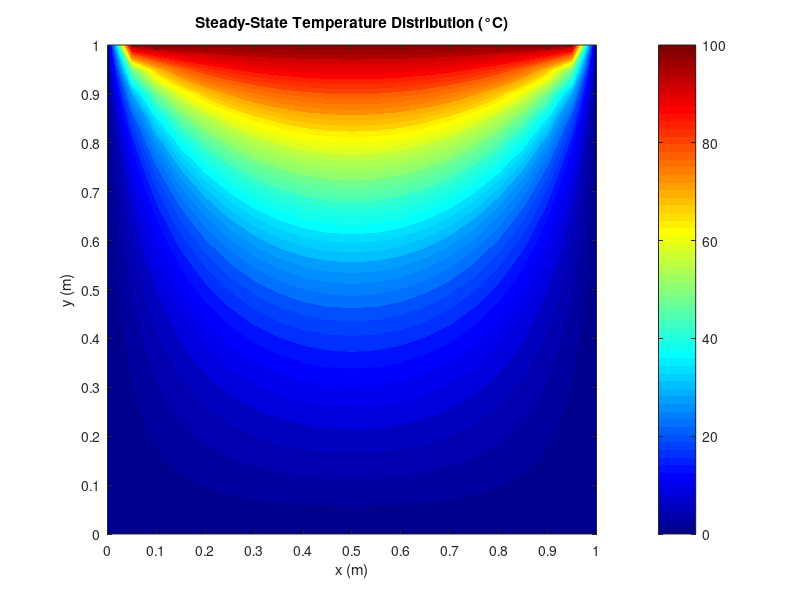

Here is the MATLAB script that generated this plot:
% Program: SteadyState_2D_HeatConduction.m
% Solves steady-state 2D conduction using finite difference method.
% Assumes constant thermal properties and Dirichlet boundary conditions.
%
% Variable List:
% T = Temperature (deg. Celsius)
% T1 = Boundary condition temperature 1 (deg. Celsius)
% T2 = Boundary condition temperature 2 (deg. Celsius)
% Lx = Plate length in x-direction (m)
% Ly = Plate length in y-direction (m)
% Nx = Number of increments in x-direction
% Ny = Number of increments in y-direction
% dx = Increment size in x-direction (m)
% dy = Increment size in y-direction (m)
% x = x-distance node locations
% y = y-distance node locations
% k = Thermal conductivity (W/mK)
% rho = Density (kg/m^3)
% Cp = Specific heat (J/kgK)
% alpha = Thermal diffusivity (m^2/s)
% Tplot = Stores T at x = y = 0.4 m
% node_id = Mapping from 2D grid to 1D vector
% A = Coefficient matrix
% C = Right-hand side vector
% Tsolve = Solution vector
% T = Temperature matrix
% v = Temperature levels for contours
% Nc = Number of contours for plot

clear, clc

% Geometry and grid
Lx = 1;                 % Plate length in x-direction (m)
Ly = 1;                 % Plate length in y-direction (m)
Nx = 20;                % Number of increments in x-direction
Ny = Nx;                % Number of increments in y-direction
dx = Lx / Nx;           % Increment size in x-direction
dy = Ly / Ny;           % Increment size in y-direction

% Boundary conditions
T1 = 0;                 % Bottom, left, and right side temperature
T2 = 100;               % Top side temperature

% Material properties
k = 222;                % Thermal conductivity (W/mK)
rho = 2800;             % Density (kg/m^3)
Cp = 896;               % Specific heat (J/kgK)
alpha = k / (rho * Cp);% Thermal diffusivity (m^2/s)

% Analytical solution at point (x=0.4, y=0.4)
tol_ans = 16.8568;      % Steady-state temperature at x = y = 0.4m

% Node locations
x = 0:dx:Lx;            % x-distance node locations
y = 0:dy:Ly;            % y-distance node locations

% Node numbering
node_id = zeros(Ny+1, Nx+1);
i = 1;
for iy = 1:Ny+1
    for ix = 1:Nx+1
        node_id(iy, ix) = i;
        i = i + 1;
    end
end

% Initialize system matrix A and RHS vector C
A = zeros((Nx+1)*(Ny+1));
C = zeros((Nx+1)*(Ny+1), 1);

% Build matrix A and vector C
for j = 1:Ny+1
    for i = 1:Nx+1
        if (i == 1) || (i == Nx+1) || (j == 1)
            % Bottom, left, or right boundary
            A(node_id(j,i), node_id(j,i)) = 1;
            C(node_id(j,i)) = T1;
        elseif (j == Ny+1)
            % Top boundary
            A(node_id(j,i), node_id(j,i)) = 1;
            C(node_id(j,i)) = T2;
        else
            % Interior node: Laplace equation
            A(node_id(j,i), node_id(j,i)) = -4;
            A(node_id(j,i), node_id(j+1,i)) = 1;  % North
            A(node_id(j,i), node_id(j-1,i)) = 1;  % South
            A(node_id(j,i), node_id(j,i+1)) = 1;  % East
            A(node_id(j,i), node_id(j,i-1)) = 1;  % West
            C(node_id(j,i)) = 0;
        end
    end
end

% Solve the linear system
Tsolve = A \ C;

% Reshape solution into 2D temperature matrix
T = zeros(Ny+1, Nx+1);
for j = 1:Ny+1
    for i = 1:Nx+1
        T(i,j) = Tsolve(node_id(j,i));
    end
end

% Extract temperature at x = y = 0.4 m
point_temp = T(9,9);  % (i=9, j=9) corresponds to x=0.4m, y=0.4m
diff = abs((point_temp - tol_ans) / tol_ans) * 100;
fprintf('Temperature at (x=0.4, y=0.4): %.4f°C\n', point_temp);
fprintf('Percent difference from analytical: %.4f%%\n', diff);

% Plot the temperature distribution
Nc = 50;                      % Number of contours
dT = (T2 - T1) / Nc;          % Temperature step
v = T1:dT:T2;                 % Contour levels
colormap(jet)
contourf(x, y, T', v, 'LineStyle', 'none');
colorbar;
axis equal tight;
title('Steady-State Temperature Distribution (°C)');
xlabel('x (m)');
ylabel('y (m)');
set(gca, 'XTick', 0:0.1:Lx);
set(gca, 'YTick', 0:0.1:Ly);